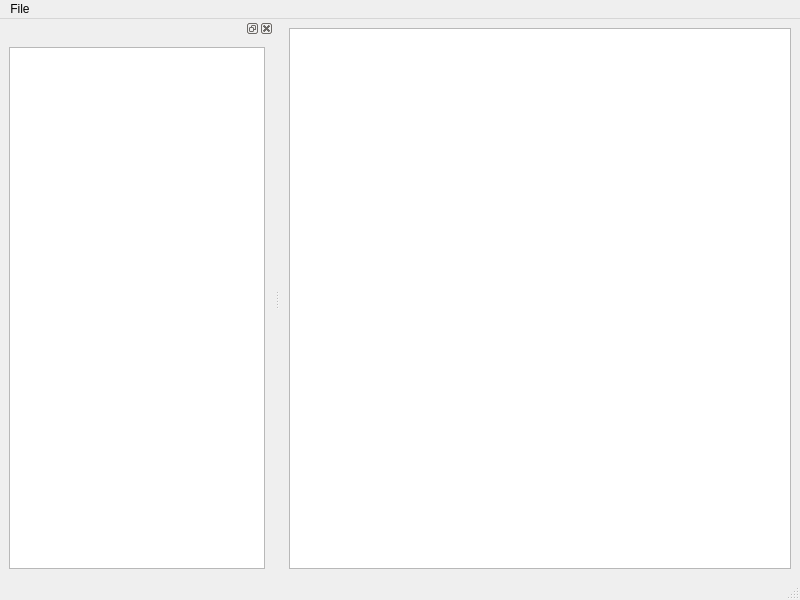
<?xml version="1.0" encoding="UTF-8"?>
<ui version="4.0">
 <class>MainWindow</class>
 <widget class="QMainWindow" name="MainWindow">
  <property name="geometry">
   <rect>
    <x>0</x>
    <y>0</y>
    <width>800</width>
    <height>600</height>
   </rect>
  </property>
  <property name="windowTitle">
   <string>MainWindow</string>
  </property>
  <widget class="QWidget" name="centralwidget">
   <layout class="QVBoxLayout" name="verticalLayout_2">
    <item>
     <widget class="QTextEdit" name="textEdit"/>
    </item>
   </layout>
  </widget>
  <widget class="QMenuBar" name="menubar">
   <property name="geometry">
    <rect>
     <x>0</x>
     <y>0</y>
     <width>800</width>
     <height>22</height>
    </rect>
   </property>
   <widget class="QMenu" name="menuFile">
    <property name="title">
     <string>File</string>
    </property>
    <addaction name="actionNew"/>
    <addaction name="actionOpen"/>
    <addaction name="actionSave"/>
   </widget>
   <addaction name="menuFile"/>
  </widget>
  <widget class="QStatusBar" name="statusbar"/>
  <widget class="QDockWidget" name="dockWidget">
   <attribute name="dockWidgetArea">
    <number>1</number>
   </attribute>
   <widget class="QWidget" name="dockWidgetContents">
    <layout class="QVBoxLayout" name="verticalLayout">
     <item>
      <widget class="QTreeView" name="treeView"/>
     </item>
    </layout>
   </widget>
  </widget>
  <action name="actionNew">
   <property name="text">
    <string>New...</string>
   </property>
   <property name="iconText">
    <string>New...</string>
   </property>
   <property name="toolTip">
    <string>New...</string>
   </property>
   <property name="shortcut">
    <string>Ctrl+N</string>
   </property>
  </action>
  <action name="actionOpen">
   <property name="text">
    <string>Open....</string>
   </property>
   <property name="iconText">
    <string>Open....</string>
   </property>
   <property name="toolTip">
    <string>Open....</string>
   </property>
   <property name="shortcut">
    <string>Ctrl+O</string>
   </property>
  </action>
  <action name="actionSave">
   <property name="text">
    <string>Save</string>
   </property>
   <property name="shortcut">
    <string>Ctrl+S</string>
   </property>
  </action>
 </widget>
 <resources/>
 <connections/>
</ui>
